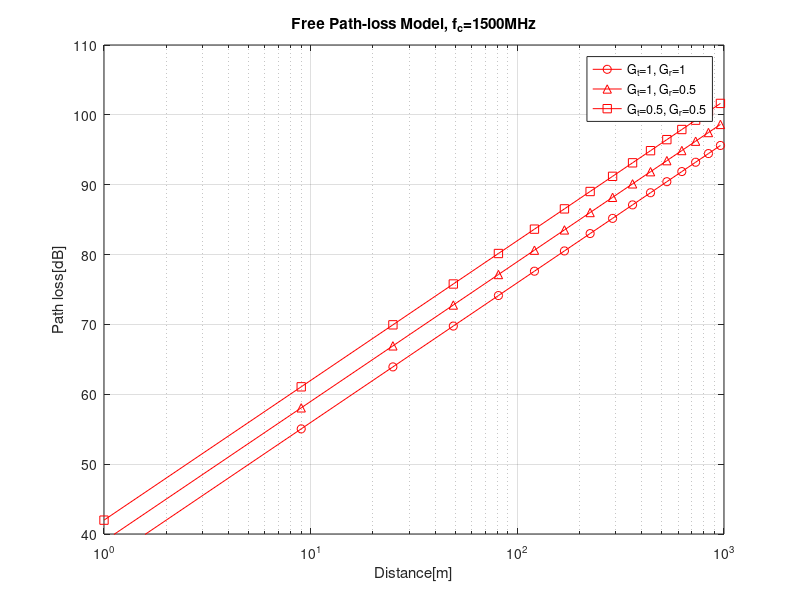
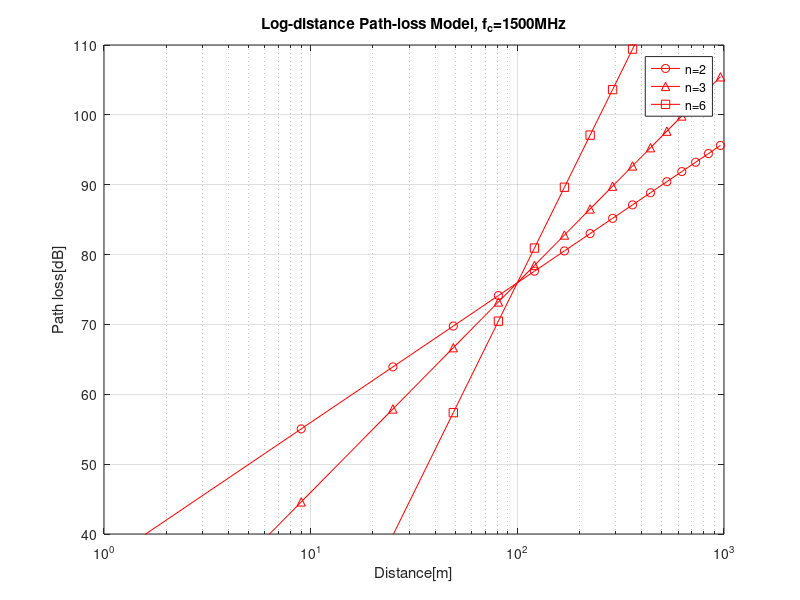
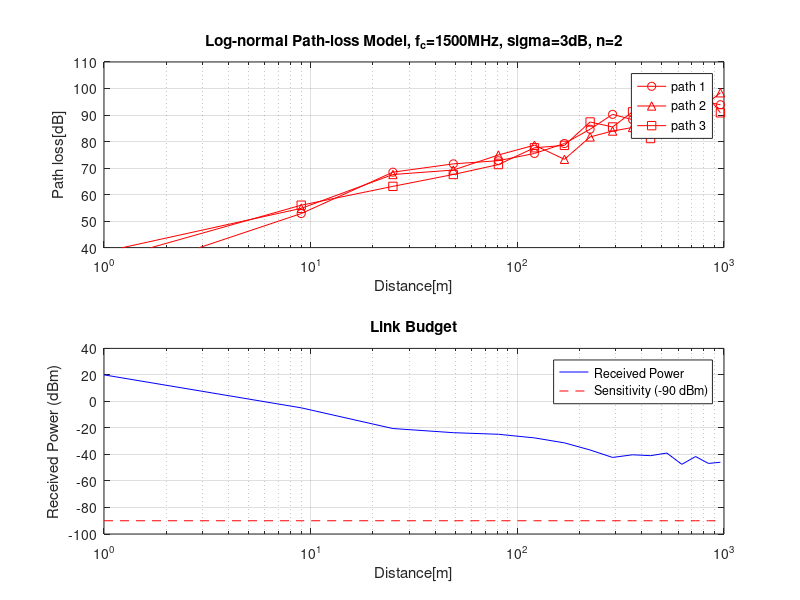

The MATLAB source for these figures, in order: (Note: this script raises an error after producing the figures.)
% EXP 1: Large-scale and Small-scale fading + Link Budget
clc; clear; close all; rng(1);
fc=1.5e9; d=(1:2:31).^2; d0=100; sigma=3;
Gt=[1 1 .5]; Gr=[1 .5 .5]; n=[2 3 6];
P0=20*log10(4*pi*d0*fc/3e8);
for k=1:3
    F(k,:)=20*log10(4*pi*d*fc/3e8)-10*log10(Gt(k)*Gr(k));
    D(k,:)=P0+10*n(k)*log10(d/d0);
    S(k,:)=P0+20*log10(d/d0)+sigma*randn(size(d));
end

% Link Budget
Pr=40+10+2-4-S(1,:);
margin=Pr-(-90);

% Small-Scale Fading (Rayleigh and Rician)
N=1e5; K=10^(6/10);
R=abs((randn(1,N)+1i*randn(1,N))/sqrt(2));
I=abs(sqrt(K/(K+1))+sqrt(1/(2*(K+1)))*(randn(1,N)+1i*randn(1,N)));

% Figure 1: Free Space
figure; semilogx(d,F(1,:),'r-o',d,F(2,:),'r-^',d,F(3,:),'r-s');
title('Free Path-loss Model, f_c=1500MHz');
legend('G_t=1, G_r=1','G_t=1, G_r=0.5','G_t=0.5, G_r=0.5');
axis([1 1000 40 110]); xlabel('Distance[m]'); ylabel('Path loss[dB]'); grid on;

% Figure 2: Log-distance
figure; semilogx(d,D(1,:),'r-o',d,D(2,:),'r-^',d,D(3,:),'r-s');
title('Log-distance Path-loss Model, f_c=1500MHz');
legend('n=2','n=3','n=6');
axis([1 1000 40 110]); xlabel('Distance[m]'); ylabel('Path loss[dB]'); grid on;

% Figure 3: Log-normal Shadowing & Link Budget
figure;
subplot(2,1,1);
semilogx(d,S(1,:),'r-o',d,S(2,:),'r-^',d,S(3,:),'r-s');
title('Log-normal Path-loss Model, f_c=1500MHz, sigma=3dB, n=2');
legend('path 1','path 2','path 3');
axis([1 1000 40 110]); xlabel('Distance[m]'); ylabel('Path loss[dB]'); grid on;

subplot(2,1,2);
semilogx(d,Pr,'b',d,-90*ones(size(d)),'r--');
grid on; title('Link Budget');
xlabel('Distance[m]'); ylabel('Received Power (dBm)');
legend('Received Power','Sensitivity (-90 dBm)');

% Figure 4: Small-Scale Fading Histograms
figure;
histogram(R,100,'Normalization','pdf'); hold on;
histogram(I,100,'Normalization','pdf');
grid on; title('Rayleigh and Rician Fading');
legend('Rayleigh','Rician');
xlabel('Amplitude'); ylabel('PDF');
